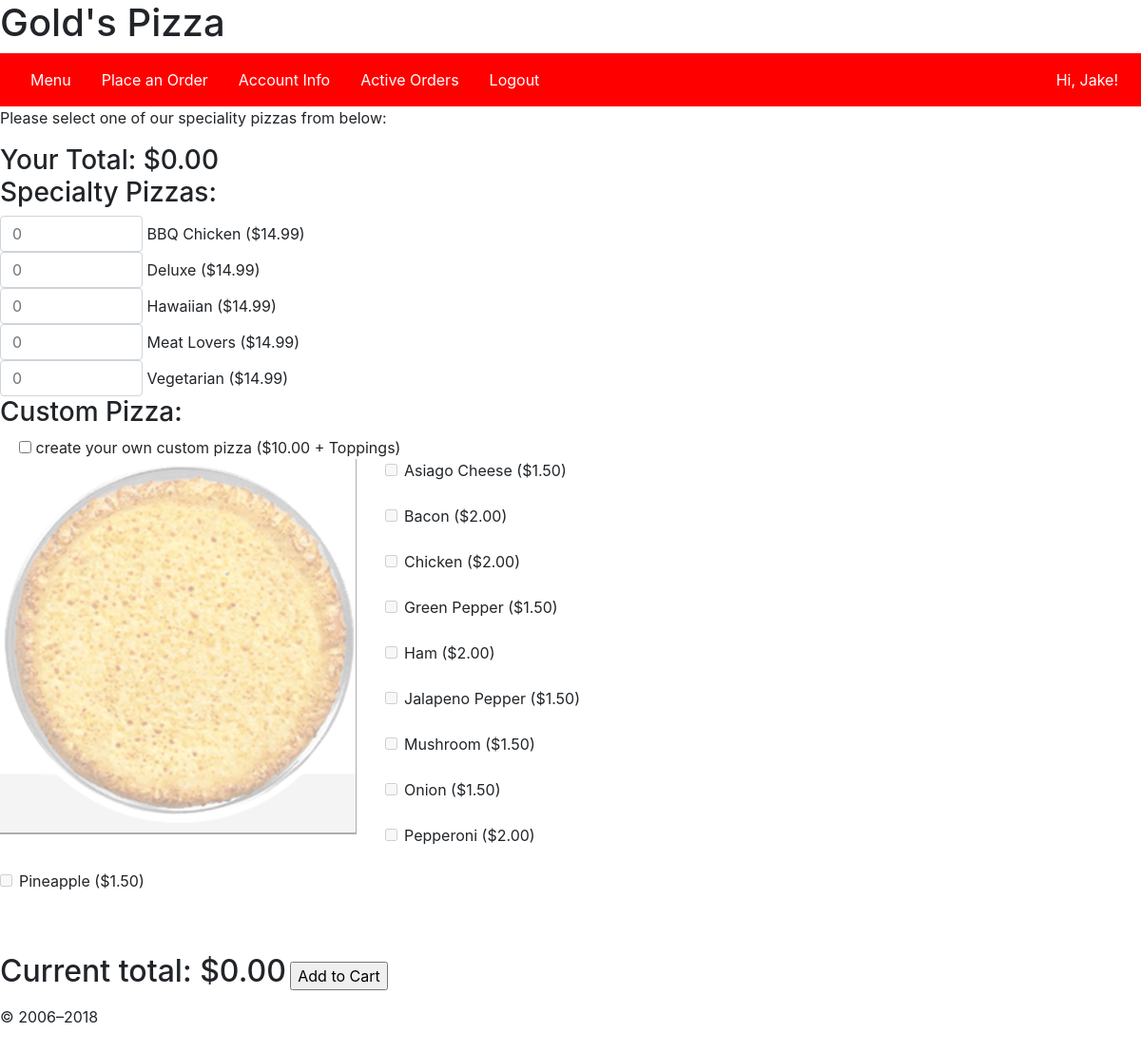
The page /order.php (signed in) on the database its author committed.
### tables this page shows
CREATE TABLE pizza (pizzaName char(20),
				    price decimal(4,2),
				    PRIMARY KEY (pizzaName));

CREATE TABLE topping (tName char(20),
					  price decimal(4,2),
					  tType char(20),
					  PRIMARY KEY (tName));

### order.php (the view, shortened to what this page needs)
<?php
require 'header.php';
?>
    <main>
        <p>
        Please select one of our speciality pizzas from below:
        </p>
        <h3 style="display:inline; left-padding:50px">Your Total: </h3><h3 id="total2" style="display:inline;">$0.00</h3>
        <h3>Specialty Pizzas:</h3>
        <form action="order.php" method="post">
        <?php
        try {
            require_once ('pdo_config.php');
            $sql = "SELECT pizzaName, price FROM pizza";
            $sql2 = "SELECT tName, price FROM topping";
            $stmt = $conn->prepare($sql);
            $stmt2 = $conn->prepare($sql2);
            $stmt->execute();
            $new = 0;
            while($row = $stmt->fetch(PDO::FETCH_ASSOC)) {
                echo "<input type='number' id='".$row['pizzaName']."-".$row['price']."' style='width:150px; display:inline' class='form-control' min='0' max='100' placeholder='0' name='".$new."' value='".
                htmlentities($row['pizzaName'])."'> ".$row['pizzaName']." ($".$row['price'].")";
                $new++;
            }
        ?>
        <h3>Custom Pizza:</h3>
       <div class="form-check" style="display:inline;">
      <input type="checkbox" name="customPcheck" id="custPcheck">
      <label class="form-check-label" for="customPizza">
        create your own custom pizza ($10.00 + Toppings)
      </label>
  </div>
        <div id='custom-pizza-container' style="width:700px">
            <div id='custom-pizza-pic'  style='width:60%;float:left;margin-right:5px;'>
                <img id='basePic' src="./pics-450/pizza.png" style="opacity:0.4;">
                <br>
                <br>
                <br>
                <br>
                <br>
                <br>
                <br>
                <br>
                <br>
                <br>
                <br>
                <br>
                <br>
                <br>
                <br>
                <br>
                <br>
                <br>
            </div>
            <div id='custom-toppings'>
        <?php
            $stmt2->execute();
            while($row2 = $stmt2->fetch(PDO::FETCH_ASSOC)) {
                echo "<div class='form-check'><label class='form-check-label'><input type='checkbox' class='form-check-input' name='topping[]' disabled='true' id=".$row2['tName']." value='".
                htmlentities($row2['price']).'-'.$row2['tName']."'> ".$row2['tName']." ($".$row2['price'].") </label></div>";
                echo "<br>";
            }
        }
        catch (PDOException $e) {
            echo $e->getMessage();
        }
        ?>
    </div>
        </div>
        <p>
            <br>
            <h2 style="display:inline;">Current total: </h2><h2 style="display:inline;" id=total>$0.00</h2>
            <input name="send" type="submit" value="Add to Cart">
        </p>
        </form>
	</main>
<?php include 'footer.php'; ?>

### order.php (style rules this page uses)
img { position:absolute; }

### header.php (style rules this page uses)
html, body { height: 100%; margin: 0; padding: 0; }

### rows shown on the page
pizza: pizzaName "BBQ Chicken", price "14.99"
pizza: pizzaName "Deluxe", price "14.99"
pizza: pizzaName "Hawaiian", price "14.99"
pizza: pizzaName "Meat Lovers", price "14.99"
pizza: pizzaName "Vegetarian", price "14.99"
topping: tName "Asiago Cheese", price "1.50"
topping: tName "Bacon", price "2.00"
topping: tName "Chicken", price "2.00"
topping: tName "Green Pepper", price "1.50"
topping: tName "Ham", price "2.00"
topping: tName "Jalapeno Pepper", price "1.50"
topping: tName "Mushroom", price "1.50"
topping: tName "Onion", price "1.50"
topping: tName "Pepperoni", price "2.00"
topping: tName "Pineapple", price "1.50"

### other values the page prints
$_SESSION['firstName'] "Jake"
$startYear "2006"
